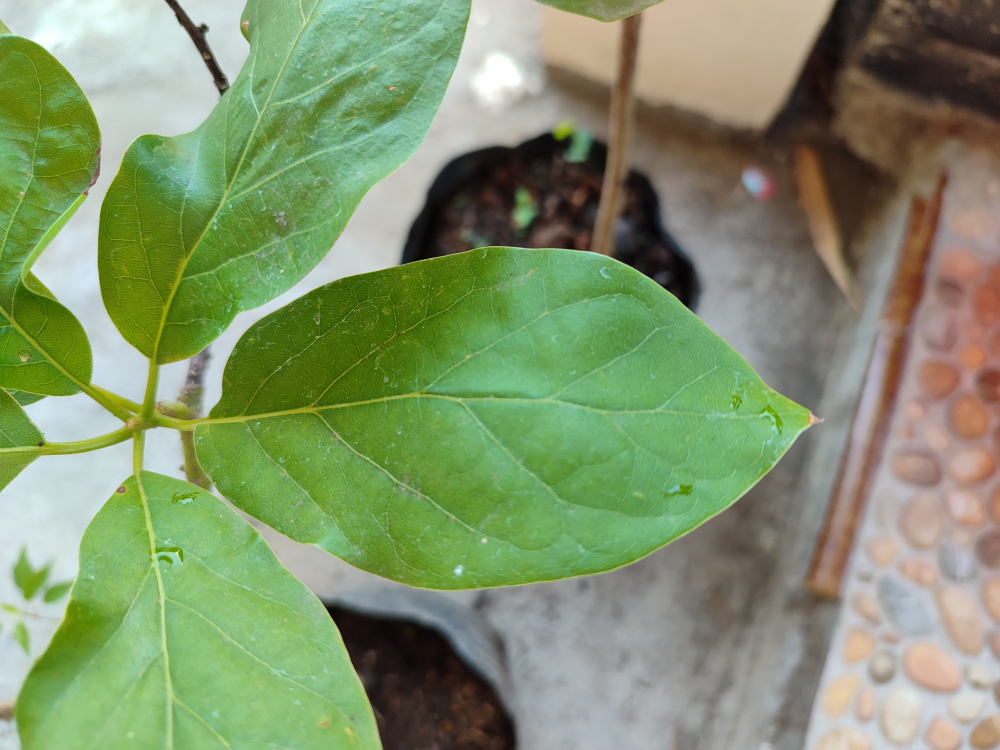
#> input picture dataset/test/pe.jpg, 4000 x 3000 px, given as the content of the folder ./dataset/test/Sehat, which was not available (shown at 1/4 size)
$ python extraksi_fitur.py   (older library calls are emulated)
#> lines starting #> are read from the running program, lines starting #| are printed output that depends on the picture; after the words box and inside, x2 and y2 are one past the last pixel; in counts of white or black regions, pixels touching at a corner belong together; pictures that were not available may be replaced by others from this repository, and a replacement may not be noted
#> further down, gambar is the input picture: shape (3000, 4000, 3); mean B, G, R 107.4, 147.2, 129.4
import numpy as np
import os
import cv2
import pandas as pd
from skimage.feature import graycomatrix, graycoprops

# =======================================
# KONFIGURASI DATASET
# =======================================
folder_latih = "./dataset/test"
kategori = ["Sehat", "Tidak_Sehat"]
UKURAN = 128

# =======================================
# FUNGSI EKSTRAKSI FITUR (TANPA HOG & TANPA RASIO TERANG)
# =======================================
def ekstrak_fitur(gambar_bgr):

    # Kompres ulang agar konsisten
    _, buffer = cv2.imencode('.jpg', gambar_bgr, [int(cv2.IMWRITE_JPEG_QUALITY), 90])
    gambar_bgr = cv2.imdecode(buffer, cv2.IMREAD_COLOR)

    # Preprocessing
    gambar_ubah = cv2.resize(gambar_bgr, (UKURAN, UKURAN))
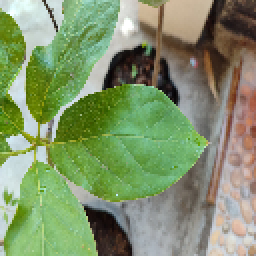
#> gambar_ubah: shape (128, 128, 3) (shown 2 times larger); mean B, G, R 107.4, 147.1, 129.3
    gambar_gray = cv2.cvtColor(gambar_ubah, cv2.COLOR_BGR2GRAY)
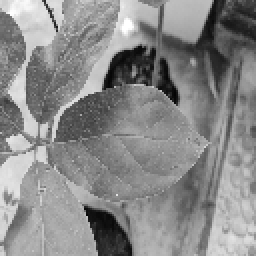
#> gambar_gray: shape (128, 128) (shown 2 times larger); min 4, max 255, mean 137.2
    gambar_gray = cv2.GaussianBlur(gambar_gray, (3, 3), 0)
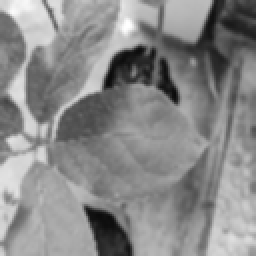
#> gambar_gray: shape (128, 128) (shown 2 times larger); min 10, max 255, mean 137.3
    hsv = cv2.cvtColor(gambar_ubah, cv2.COLOR_BGR2HSV)
#> hsv: shape (128, 128, 3); mean H, S, V 47, 88.1, 153.5

    # ================= GLCM ==================
    glcm = graycomatrix(
        gambar_gray,
        distances=[1],
        angles=[0, np.pi/4, np.pi/2],
        symmetric=True,
        normed=True
    )

    kontras      = graycoprops(glcm, 'contrast').mean()
#> kontras = 156.6
    homogenitas  = graycoprops(glcm, 'homogeneity').mean()
#> homogenitas = 0.196
    energi       = graycoprops(glcm, 'energy').mean()
#> energi = 0.0183
    korelasi     = graycoprops(glcm, 'correlation').mean()
#> korelasi = 0.962

    # ================= Fitur Tambahan ==================
    masker_coklat = cv2.inRange(hsv, (15, 50, 50), (35, 255, 200))
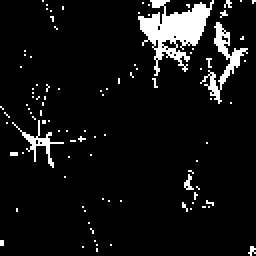
#> masker_coklat: shape (128, 128) (shown 2 times larger); 7.2% white; 97 white regions (93 under 20 px), largest, box (x1, y1, x2, y2) and area: (69, 0, 107, 38) 620, (100, 11, 124, 52) 229, (6, 60, 32, 84) 111, (92, 87, 97, 95) 20
    rasio_coklat  = np.sum(masker_coklat > 0) / (UKURAN * UKURAN)
#> rasio_coklat = 0.0723

    _, mask_thr = cv2.threshold(gambar_gray, 70, 255, cv2.THRESH_BINARY_INV)
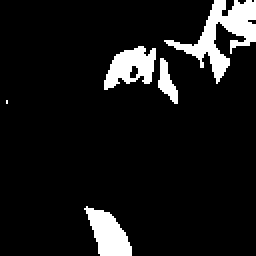
#> mask_thr: shape (128, 128) (shown 2 times larger); 9% white; 5 white regions (1 under 20 px), largest, box (x1, y1, x2, y2) and area: (82, 0, 128, 42) 660, (42, 103, 66, 128) 349, (52, 23, 78, 45) 342, (79, 29, 89, 52) 116
    kernel = cv2.getStructuringElement(cv2.MORPH_ELLIPSE, (5, 5))
    mask_thr = cv2.morphologyEx(mask_thr, cv2.MORPH_OPEN, kernel)
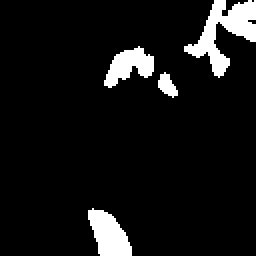
#> mask_thr: shape (128, 128) (shown 2 times larger); 7.8% white; 4 white regions

    kontur, _ = cv2.findContours(mask_thr, cv2.RETR_EXTERNAL, cv2.CHAIN_APPROX_SIMPLE)
#> kontur = 4 contours; box (x1, y1, x2, y2) and area: (92, 0, 128, 39) 489, (44, 104, 66, 128) 306, (52, 23, 77, 44) 248, (79, 36, 89, 49) 60

    rasio_lubang  = sum(cv2.contourArea(c) for c in kontur) / (UKURAN * UKURAN)
#> rasio_lubang = 0.0674
    jumlah_lubang = len(kontur)
#> jumlah_lubang = 4

    return np.array([
        kontras, homogenitas, energi, korelasi,
        rasio_coklat, rasio_lubang, jumlah_lubang
    ])

# =======================================
# PROSES EKSTRAKSI FITUR SEMUA GAMBAR
# =======================================
data_fitur = []
nama_kolom = [
    "Nama_File",
    "GLCM_Kontras",
    "GLCM_Homogenitas",
    "GLCM_Energi",
    "GLCM_Korelasi",
    "Rasio_Coklat",
    "Rasio_Lubang",
    "Jumlah_Lubang",
    "Label"
]

print("🔄 Memulai ekstraksi fitur dataset...")

for idx, nama_kategori in enumerate(kategori):

    folder = os.path.join(folder_latih, nama_kategori)
    file_gambar = [f for f in os.listdir(folder)
                   if f.lower().endswith((".jpg", ".png", ".jpeg"))]

    for file in file_gambar:

        path_gambar = os.path.join(folder, file)
        gambar = cv2.imread(path_gambar)

        fitur = ekstrak_fitur(gambar)
#> fitur = [156.6, 0.196, 0.0183, 0.962, 0.0723, 0.0674, 4]

        # Label mengikuti kategori
        label = 1 if nama_kategori == "Sehat" else 0

        # Nama file sesuai aslinya
        fitur_final = np.concatenate(([file], fitur, [label]))

        data_fitur.append(fitur_final)

print("✅ Ekstraksi fitur selesai!")

# =======================================
# SIMPAN KE CSV
# =======================================
df = pd.DataFrame(data_fitur, columns=nama_kolom)
#> df = table of 2 rows and 9 columns

output_csv = "fitur_dataset_daun_test.csv"
df.to_csv(output_csv, index=False)

print(f"📁 File CSV berhasil dibuat: {output_csv}")
print("📌 Nama file 100% mengikuti nama file asli.")
